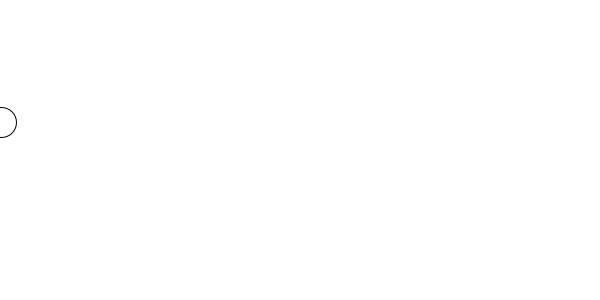
Frame 1 (no input)
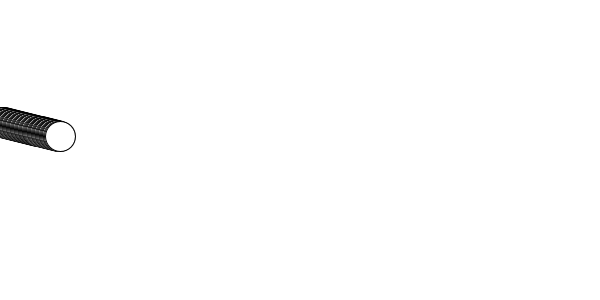
Frame 60 (the mouse pressed at the canvas centre just before this capture)
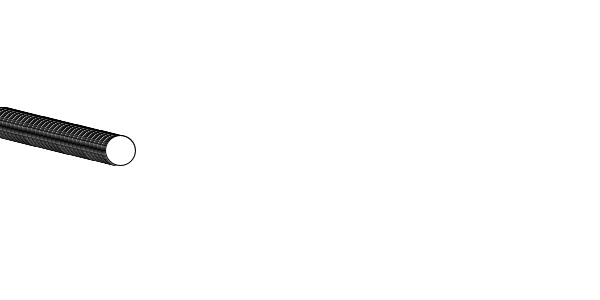
Frame 120 (the mouse held since frame 60 and released just before this capture)

The Processing sketch that drew these frames (run headless with seeded random() and noise(); from frame 60 on, the mouse is pressed at the canvas centre):

// Processing sketch: processing_186307
// ── processing_186307.pde

int px; 
int py; 
float vx =random(0.5,2); 
float vy =random(0.5,2);
float i=0;

void setup() {
size(600,300);
colorMode(HSB);
background(255);
}
 
void draw() {
  px+=vx; 
  py+=vy;
  i=i+0.002;
  Float c=122+(122*sin(i));
  
  if(px>width||px<0){ 
  vx=vx*-1; 
  }
  if(py>height||py<0){
  vy=vy*-1;
  }

  if(px>width||px<0){
    fill(c,255,255);
  }
       
 ellipse(px,c,30,30);
}
